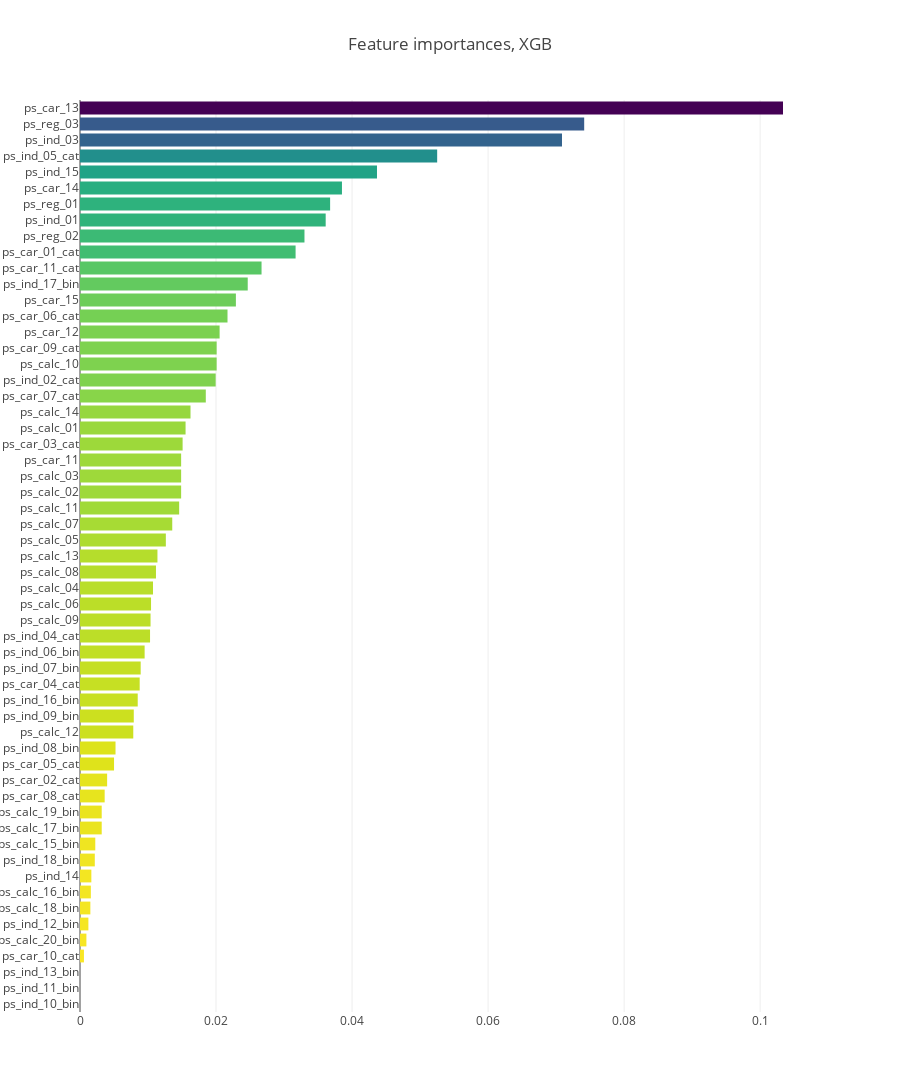

This figure's notebook cell:
### Code cell
x, y = (list(x) for x in zip(*sorted(zip(xgb.feature_importances_, features), 
                                                            reverse = False)))
trace2 = go.Bar(
    x=x ,
    y=y,
    marker=dict(
        color=x,
        colorscale = 'Viridis',
        reversescale = True
    ),
    name='XGB Feature importance',
    orientation='h',
)

layout = dict(
    title='Feature importances, XGB',
     width = 900, height = 2000,
    yaxis=dict(
        showgrid=False,
        showline=False,
        showticklabels=True,
#         domain=[0, 0.85],
    ))

fig1 = go.Figure(data=[trace2])
fig1['layout'].update(layout)
py.iplot(fig1, filename='plots')

### Figure 1 — Plotly figure (JSON) as saved in the notebook; plotly's stock layout.template omitted (floating-point values rounded to 4 significant figures)
{"data": [{"marker": {"color": [0, 0, 0, 0.0005803, 0.0009429, 0.001233, 0.001523, 0.001596, 0.001668, 0.002176, 0.002248, 0.003191, 0.003191, 0.003627, 0.003989, 0.005005, 0.005222, 0.007833, 0.007906, 0.008486, 0.008776, 0.008921, 0.009502, 0.0103, 0.01037, 0.01044, 0.01073, 0.01117, 0.01139, 0.01262, 0.01356, 0.01458, 0.01487, 0.01487, 0.01487, 0.01509, 0.01552, 0.01625, 0.0185, 0.01995, 0.02009, 0.02009, 0.02053, 0.02169, 0.02292, 0.02466, 0.02669, 0.0317, 0.033, 0.03612, 0.03677, 0.03851, 0.04366, 0.05251, 0.07086, 0.07413, 0.1034], "colorscale": "Viridis", "reversescale": true}, "name": "XGB Feature importance", "orientation": "h", "type": "bar", "x": [0, 0, 0, 0.0005803, 0.0009429, 0.001233, 0.001523, 0.001596, 0.001668, 0.002176, 0.002248, 0.003191, 0.003191, 0.003627, 0.003989, 0.005005, 0.005222, 0.007833, 0.007906, 0.008486, 0.008776, 0.008921, 0.009502, 0.0103, 0.01037, 0.01044, 0.01073, 0.01117, 0.01139, 0.01262, 0.01356, 0.01458, 0.01487, 0.01487, 0.01487, 0.01509, 0.01552, 0.01625, 0.0185, 0.01995, 0.02009, 0.02009, 0.02053, 0.02169, 0.02292, 0.02466, 0.02669, 0.0317, 0.033, 0.03612, 0.03677, 0.03851, 0.04366, 0.05251, 0.07086, 0.07413, 0.1034], "y": ["ps_ind_10_bin", "ps_ind_11_bin", "ps_ind_13_bin", "ps_car_10_cat", "ps_calc_20_bin", "ps_ind_12_bin", "ps_calc_18_bin", "ps_calc_16_bin", "ps_ind_14", "ps_ind_18_bin", "ps_calc_15_bin", "ps_calc_17_bin", "ps_calc_19_bin", "ps_car_08_cat", "ps_car_02_cat", "ps_car_05_cat", "ps_ind_08_bin", "ps_calc_12", "ps_ind_09_bin", "ps_ind_16_bin", "ps_car_04_cat", "ps_ind_07_bin", "ps_ind_06_bin", "ps_ind_04_cat", "ps_calc_09", "ps_calc_06", "ps_calc_04", "ps_calc_08", "ps_calc_13", "ps_calc_05", "ps_calc_07", "ps_calc_11", "ps_calc_02", "ps_calc_03", "ps_car_11", "ps_car_03_cat", "ps_calc_01", "ps_calc_14", "ps_car_07_cat", "ps_ind_02_cat", "ps_calc_10", "ps_car_09_cat", "ps_car_12", "ps_car_06_cat", "ps_car_15", "ps_ind_17_bin", "ps_car_11_cat", "ps_car_01_cat", "ps_reg_02", "ps_ind_01", "ps_reg_01", "ps_car_14", "ps_ind_15", "ps_ind_05_cat", "ps_ind_03", "ps_reg_03", "ps_car_13"]}], "layout": {"height": 2000, "title": "Feature importances, XGB", "width": 900, "yaxis": {"showgrid": false, "showline": false, "showticklabels": true}}}
